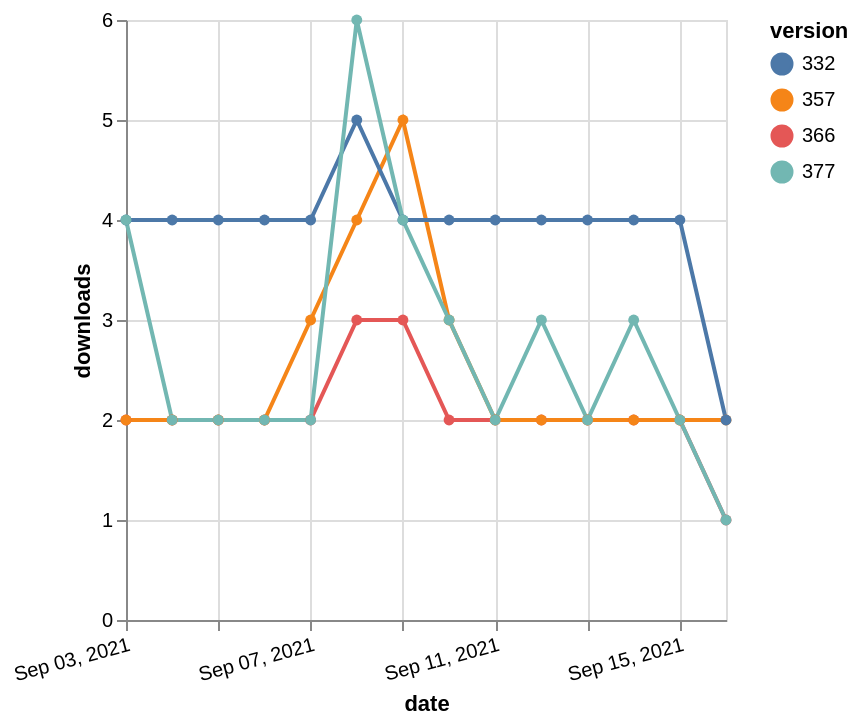

Specify this chart in Vega-Lite:
### Vega-Lite specification from a JSON file in a GitHub repository (floating-point values rounded to 4 significant figures)
{"$schema": "https://vega.github.io/schema/vega-lite/v5.json", "description": "A simple bar chart with embedded data.", "data": {"values": [{"date": "2021-09-03", "total": 2324, "delta": 2, "version": "366"}, {"date": "2021-09-04", "total": 2326, "delta": 2, "version": "366"}, {"date": "2021-09-05", "total": 2328, "delta": 2, "version": "366"}, {"date": "2021-09-06", "total": 2330, "delta": 2, "version": "366"}, {"date": "2021-09-07", "total": 2332, "delta": 2, "version": "366"}, {"date": "2021-09-08", "total": 2335, "delta": 3, "version": "366"}, {"date": "2021-09-09", "total": 2338, "delta": 3, "version": "366"}, {"date": "2021-09-10", "total": 2340, "delta": 2, "version": "366"}, {"date": "2021-09-11", "total": 2342, "delta": 2, "version": "366"}, {"date": "2021-09-12", "total": 2344, "delta": 2, "version": "366"}, {"date": "2021-09-13", "total": 2346, "delta": 2, "version": "366"}, {"date": "2021-09-14", "total": 2348, "delta": 2, "version": "366"}, {"date": "2021-09-15", "total": 2350, "delta": 2, "version": "366"}, {"date": "2021-09-16", "total": 2351, "delta": 1, "version": "366"}, {"date": "2021-09-03", "total": 2908, "delta": 2, "version": "357"}, {"date": "2021-09-04", "total": 2910, "delta": 2, "version": "357"}, {"date": "2021-09-05", "total": 2912, "delta": 2, "version": "357"}, {"date": "2021-09-06", "total": 2914, "delta": 2, "version": "357"}, {"date": "2021-09-07", "total": 2917, "delta": 3, "version": "357"}, {"date": "2021-09-08", "total": 2921, "delta": 4, "version": "357"}, {"date": "2021-09-09", "total": 2926, "delta": 5, "version": "357"}, {"date": "2021-09-10", "total": 2929, "delta": 3, "version": "357"}, {"date": "2021-09-11", "total": 2931, "delta": 2, "version": "357"}, {"date": "2021-09-12", "total": 2933, "delta": 2, "version": "357"}, {"date": "2021-09-13", "total": 2935, "delta": 2, "version": "357"}, {"date": "2021-09-14", "total": 2937, "delta": 2, "version": "357"}, {"date": "2021-09-15", "total": 2939, "delta": 2, "version": "357"}, {"date": "2021-09-16", "total": 2941, "delta": 2, "version": "357"}, {"date": "2021-09-03", "total": 4967, "delta": 4, "version": "332"}, {"date": "2021-09-04", "total": 4971, "delta": 4, "version": "332"}, {"date": "2021-09-05", "total": 4975, "delta": 4, "version": "332"}, {"date": "2021-09-06", "total": 4979, "delta": 4, "version": "332"}, {"date": "2021-09-07", "total": 4983, "delta": 4, "version": "332"}, {"date": "2021-09-08", "total": 4988, "delta": 5, "version": "332"}, {"date": "2021-09-09", "total": 4992, "delta": 4, "version": "332"}, {"date": "2021-09-10", "total": 4996, "delta": 4, "version": "332"}, {"date": "2021-09-11", "total": 5000, "delta": 4, "version": "332"}, {"date": "2021-09-12", "total": 5004, "delta": 4, "version": "332"}, {"date": "2021-09-13", "total": 5008, "delta": 4, "version": "332"}, {"date": "2021-09-14", "total": 5012, "delta": 4, "version": "332"}, {"date": "2021-09-15", "total": 5016, "delta": 4, "version": "332"}, {"date": "2021-09-16", "total": 5018, "delta": 2, "version": "332"}, {"date": "2021-09-03", "total": 2139, "delta": 4, "version": "377"}, {"date": "2021-09-04", "total": 2141, "delta": 2, "version": "377"}, {"date": "2021-09-05", "total": 2143, "delta": 2, "version": "377"}, {"date": "2021-09-06", "total": 2145, "delta": 2, "version": "377"}, {"date": "2021-09-07", "total": 2147, "delta": 2, "version": "377"}, {"date": "2021-09-08", "total": 2153, "delta": 6, "version": "377"}, {"date": "2021-09-09", "total": 2157, "delta": 4, "version": "377"}, {"date": "2021-09-10", "total": 2160, "delta": 3, "version": "377"}, {"date": "2021-09-11", "total": 2162, "delta": 2, "version": "377"}, {"date": "2021-09-12", "total": 2165, "delta": 3, "version": "377"}, {"date": "2021-09-13", "total": 2167, "delta": 2, "version": "377"}, {"date": "2021-09-14", "total": 2170, "delta": 3, "version": "377"}, {"date": "2021-09-15", "total": 2172, "delta": 2, "version": "377"}, {"date": "2021-09-16", "total": 2173, "delta": 1, "version": "377"}]}, "width": "container", "mark": {"type": "line", "point": {"filled": true}}, "encoding": {"x": {"field": "date", "type": "temporal", "timeUnit": "yearmonthdate", "title": "date", "axis": {"labelAngle": -15}}, "y": {"field": "delta", "type": "quantitative", "title": "downloads"}, "color": {"field": "version", "type": "nominal"}, "tooltip": {"field": "delta"}}}
